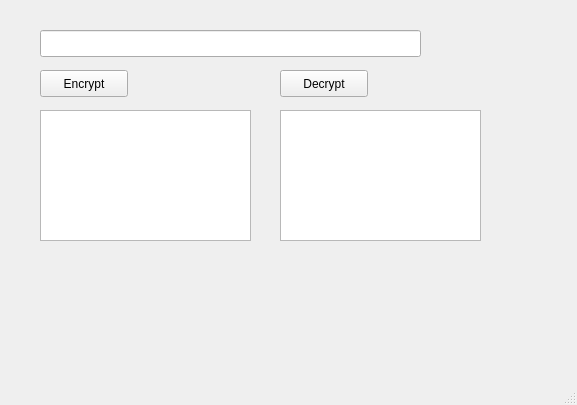
<?xml version="1.0" encoding="UTF-8"?>
<ui version="4.0">
 <class>MainWindow</class>
 <widget class="QMainWindow" name="MainWindow">
  <property name="geometry">
   <rect>
    <x>0</x>
    <y>0</y>
    <width>577</width>
    <height>405</height>
   </rect>
  </property>
  <property name="windowTitle">
   <string>MainWindow</string>
  </property>
  <widget class="QWidget" name="centralwidget">
   <widget class="QLineEdit" name="inputText">
    <property name="geometry">
     <rect>
      <x>40</x>
      <y>30</y>
      <width>381</width>
      <height>27</height>
     </rect>
    </property>
   </widget>
   <widget class="QPushButton" name="encryptButton">
    <property name="geometry">
     <rect>
      <x>40</x>
      <y>70</y>
      <width>88</width>
      <height>27</height>
     </rect>
    </property>
    <property name="text">
     <string>Encrypt</string>
    </property>
   </widget>
   <widget class="QPushButton" name="decryptButton">
    <property name="geometry">
     <rect>
      <x>280</x>
      <y>70</y>
      <width>88</width>
      <height>27</height>
     </rect>
    </property>
    <property name="text">
     <string>Decrypt</string>
    </property>
   </widget>
   <widget class="QTextEdit" name="encryptedOutput">
    <property name="geometry">
     <rect>
      <x>40</x>
      <y>110</y>
      <width>211</width>
      <height>131</height>
     </rect>
    </property>
   </widget>
   <widget class="QTextEdit" name="decryptedOutput">
    <property name="geometry">
     <rect>
      <x>280</x>
      <y>110</y>
      <width>201</width>
      <height>131</height>
     </rect>
    </property>
   </widget>
  </widget>
  <widget class="QMenuBar" name="menubar">
   <property name="geometry">
    <rect>
     <x>0</x>
     <y>0</y>
     <width>577</width>
     <height>24</height>
    </rect>
   </property>
  </widget>
  <widget class="QStatusBar" name="statusbar"/>
 </widget>
 <resources/>
 <connections/>
</ui>
